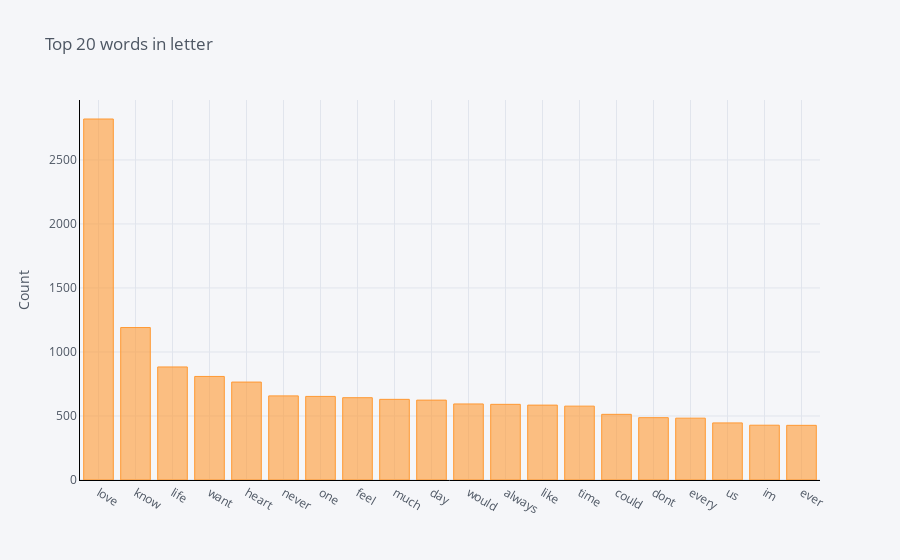

Notebook code for this chart:
### Code cell
#Function to get top n words
def get_top_n_words(corpus, n=None):
    vec = CountVectorizer().fit(corpus)
    bag_of_words = vec.transform(corpus)
    sum_words = bag_of_words.sum(axis=0) 
    words_freq = [(word, sum_words[0, idx]) for word, idx in vec.vocabulary_.items()]
    words_freq =sorted(words_freq, key = lambda x: x[1], reverse=True)
    return words_freq[:n]

#Calling function and return only top 20 words
common_words = get_top_n_words(clean_letter['text'], 20)

#Printing the word and frequency
for word, freq in common_words:
    print(word, freq)

#Creating the dataframe of word and frequency
df = pd.DataFrame(common_words, columns = ['news' , 'count'])

#Group by words and plot the sum
df.groupby('news').sum()['count'].sort_values(ascending=False).iplot(
    kind='bar', yTitle='Count', linecolor='black', title='Top 20 words in letter')

### Figure 1 — Plotly figure (JSON) as saved in the notebook; plotly's stock layout.template omitted (floating-point values rounded to 4 significant figures)
{"data": [{"marker": {"color": "rgba(255, 153, 51, 0.6)", "line": {"color": "rgba(255, 153, 51, 1.0)", "width": 1}}, "name": "count", "orientation": "v", "text": "", "type": "bar", "x": ["love", "know", "life", "want", "heart", "never", "one", "feel", "much", "day", "would", "always", "like", "time", "could", "dont", "every", "us", "im", "ever"], "y": [2820, 1191, 883, 809, 765, 657, 653, 643, 630, 624, 594, 591, 585, 577, 513, 487, 483, 446, 428, 427]}], "layout": {"legend": {"bgcolor": "#F5F6F9", "font": {"color": "#4D5663"}}, "paper_bgcolor": "#F5F6F9", "plot_bgcolor": "#F5F6F9", "title": {"font": {"color": "#4D5663"}, "text": "Top 20 words in letter"}, "xaxis": {"gridcolor": "#E1E5ED", "linecolor": "black", "showgrid": true, "tickfont": {"color": "#4D5663"}, "title": {"font": {"color": "#4D5663"}, "text": ""}, "zerolinecolor": "#E1E5ED"}, "yaxis": {"gridcolor": "#E1E5ED", "linecolor": "black", "showgrid": true, "tickfont": {"color": "#4D5663"}, "title": {"font": {"color": "#4D5663"}, "text": "Count"}, "zerolinecolor": "#E1E5ED"}}}
